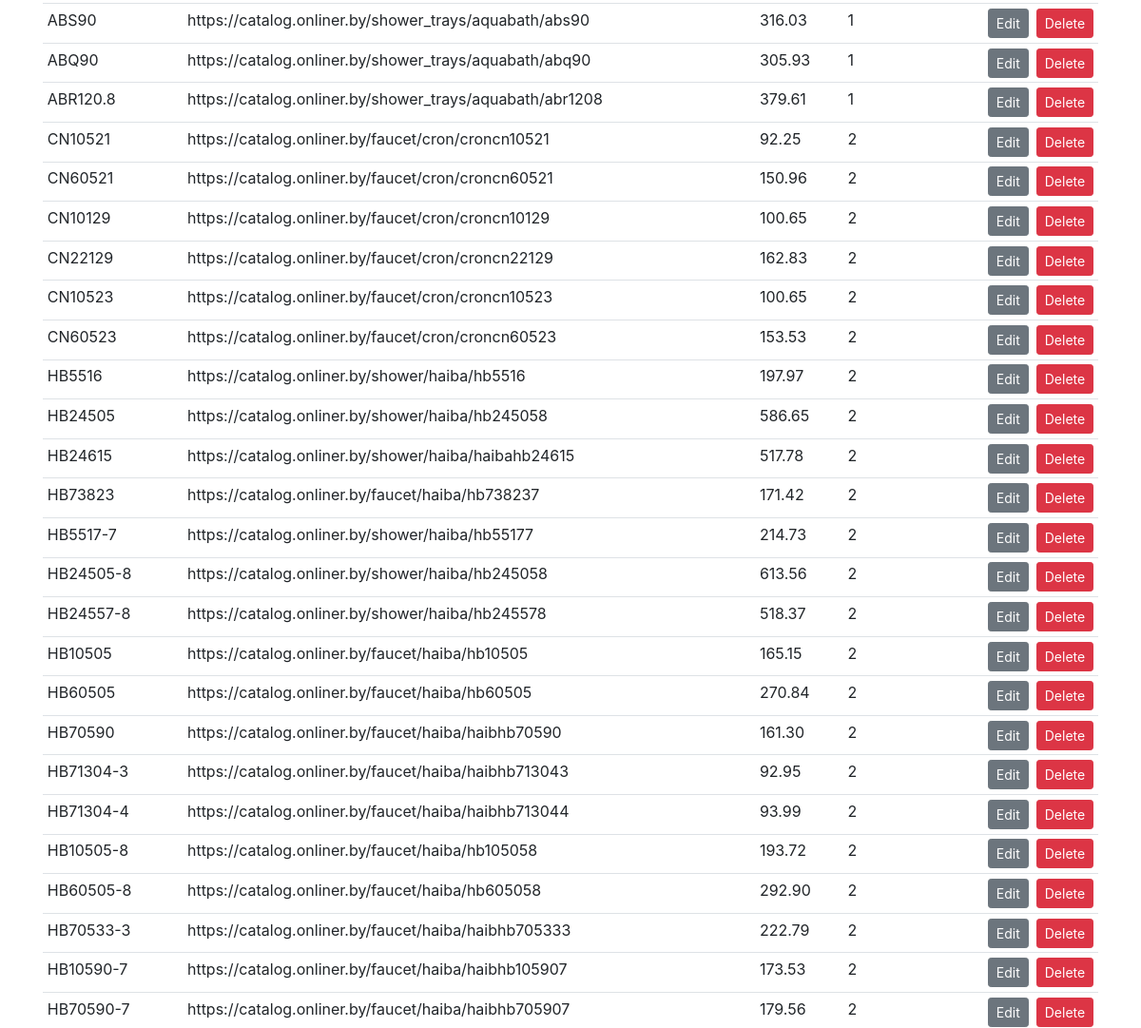
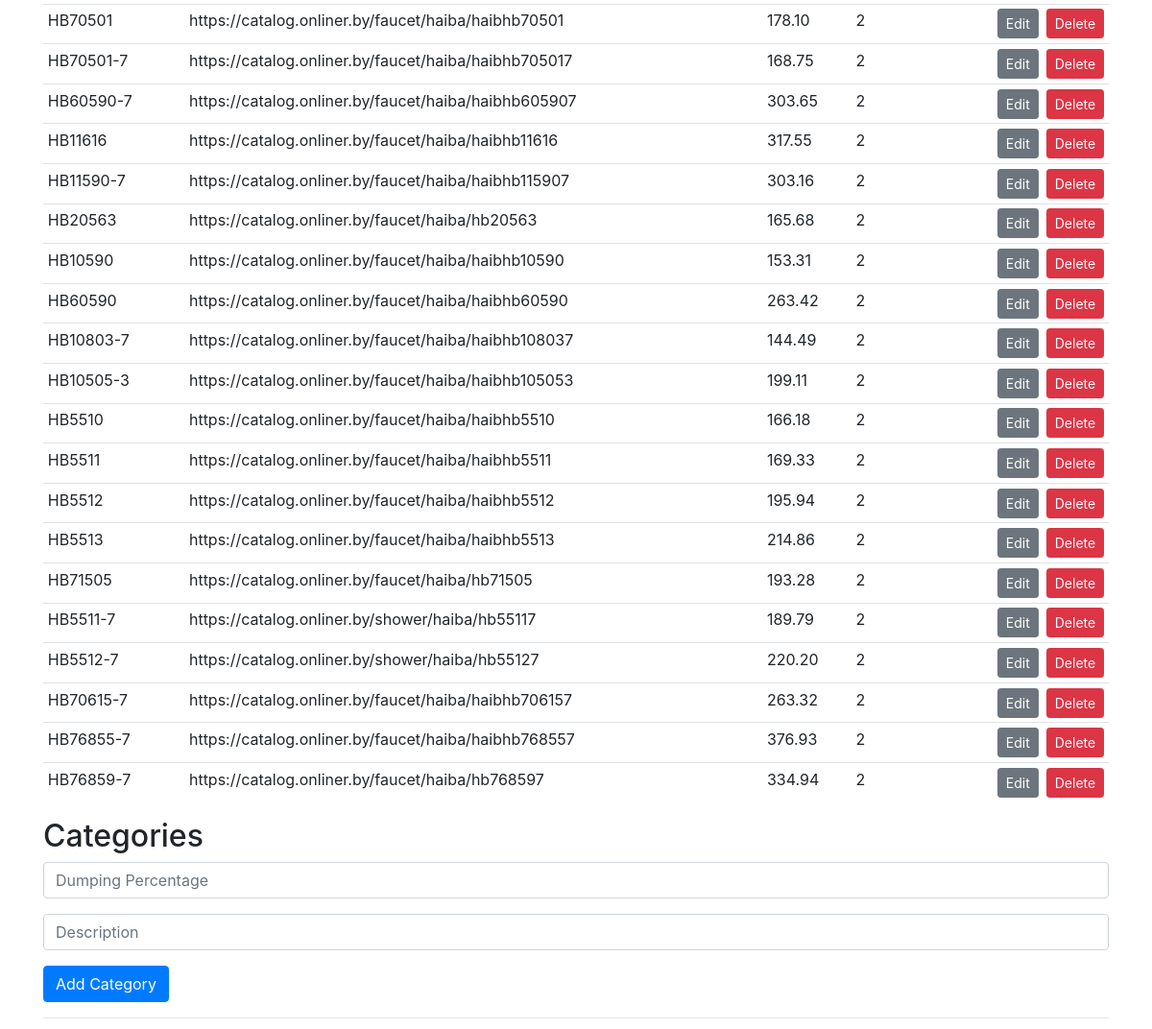
Before: / (middle part) with the older database file (2 pictures, top to bottom).
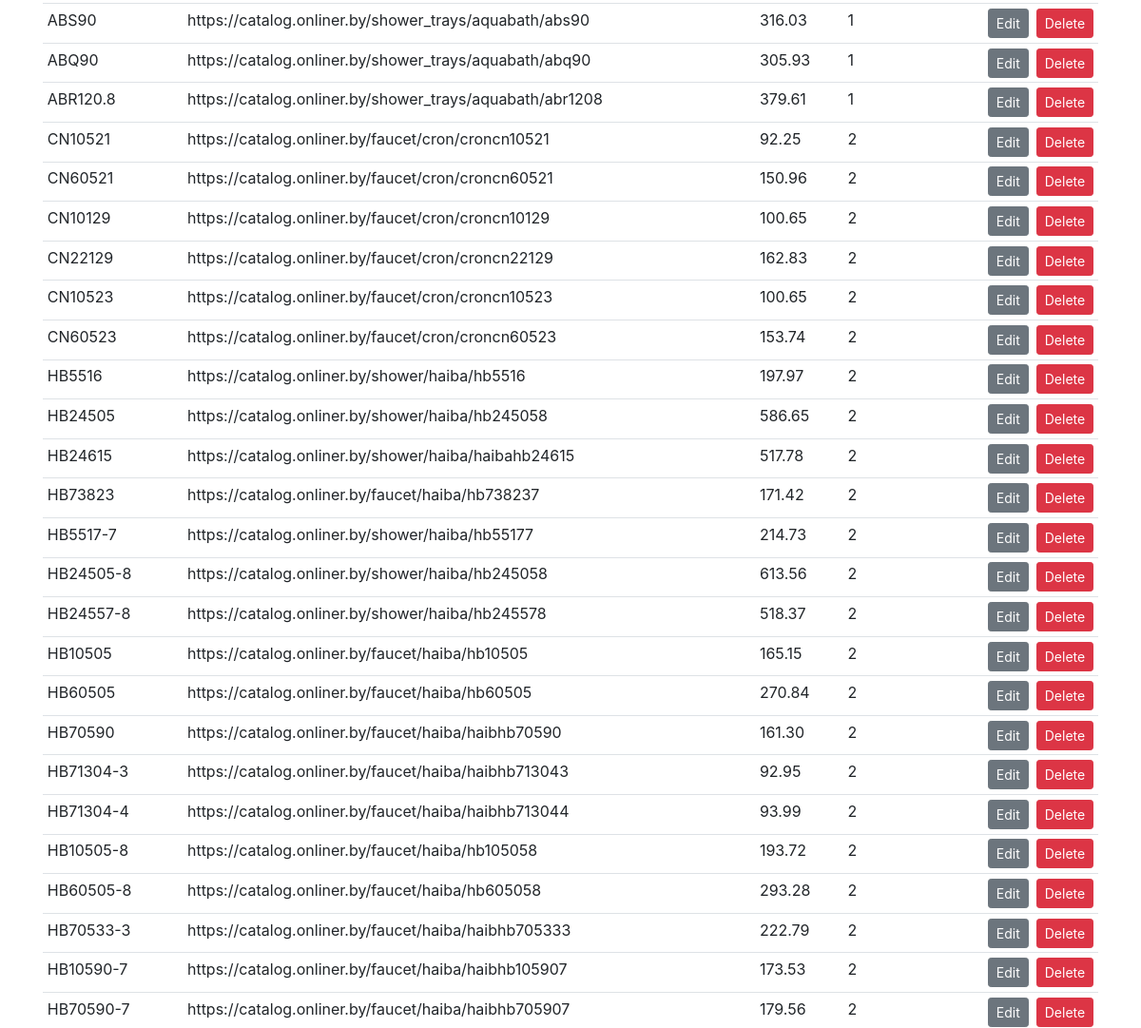
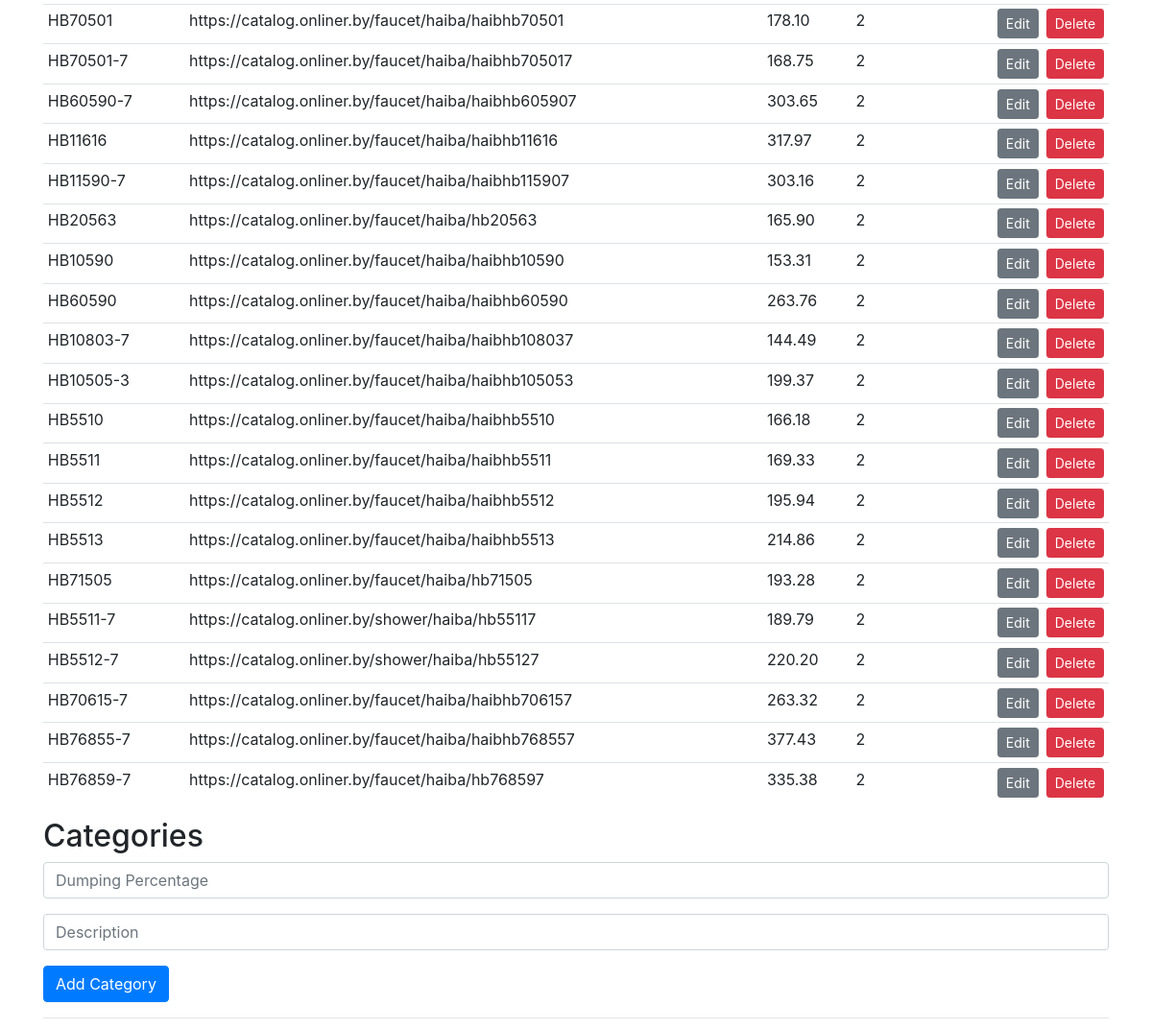
After: the same page with the newer database file (2 pictures, top to bottom).
### models/onliner_dumping.py (models this page shows)
class Base(DeclarativeBase):
    pass

class Product(Base):
    __tablename__ = 'products'
    vendor_code = Column(String, primary_key=True)
    onliner_url = Column(String)
    price = Column(DECIMAL(7, 2))
    dumping_category_id =  Column(Integer,ForeignKey('dumping_categories.id'), nullable=False )
    dumping_category = relationship("DumpingCategory", back_populates="product")

class DumpingCategory(Base):
    __tablename__ = 'dumping_categories'
    id = Column(Integer, nullable=False, primary_key=True)
    dumping_percentage = Column(Float, nullable=False)
    description = Column(String)
    product = relationship("Product", back_populates="dumping_category", uselist=False)

### database_administration/app.py (the view)
@app.route('/')
def index():
    violations = session.query(Violation).all()
    products = session.query(Product).all()
    categories = session.query(DumpingCategory).all()
    shops = session.query(Shop).all()
    contacts = session.query(ShopCustomContacts).all()
    return render_template('index.html', violations=violations, products=products, categories=categories, shops=shops, contacts=contacts)

### models/onliner_dumping.py (called while the page is built)
    @property
    def email(self):
        return self.shop_custom_contacts.email if self.shop_custom_contacts else self.shop_info_json["addresses"][0]["email"]

### database_administration/templates/index.html (shortened to what this page needs)
<!DOCTYPE html>
<html>
<head>
    <link rel="stylesheet" href="https://cdn.jsdelivr.net/npm/bootstrap@4.6.2/dist/css/bootstrap.min.css">
</head>
<body>
<div class="container">
    <table class="table table-sm">
        <tbody>
            {% for product in products %}
            <tr>
                <td>{{ product.vendor_code }}</td>
                <td>{{ product.onliner_url }}</td>
                <td>{{ product.price }}</td>
                <td>{{ product.dumping_category.id }}</td>
                <td>
                    <a href="{{ url_for('delete_product', vendor_code=product.vendor_code) }}" class="btn btn-danger btn-sm float-right">Delete</a>
                    <a href="{{ url_for('edit_product', vendor_code=product.vendor_code) }}" class="btn btn-secondary btn-sm float-right mr-2">Edit</a>
                </td>
            </tr>
            {% endfor %}
        </tbody>
    </table>
    <h2>Categories</h2>
    <form method="POST" action="{{ url_for('add_category') }}">
        <div class="form-group">
            <input type="text" name="dumping_percentage" class="form-control" placeholder="Dumping Percentage">
        </div>
        <div class="form-group">
            <input type="text" name="description" class="form-control" placeholder="Description">
        </div>
        <button type="submit" class="btn btn-primary">Add Category</button>
    </form>
    <hr>
</div>
</body>
</html>

Changed rows visible on the page:
changed Product "CN60523": price "153.53" → "153.74"
changed Product "HB60505-8": price "292.90" → "293.28"
changed Product "HB11616": price "317.55" → "317.97"
changed Product "HB20563": price "165.68" → "165.90"
changed Product "HB60590": price "263.42" → "263.76"
changed Product "HB10505-3": price "199.11" → "199.37"
changed Product "HB76855-7": price "376.93" → "377.43"
changed Product "HB76859-7": price "334.94" → "335.38"
